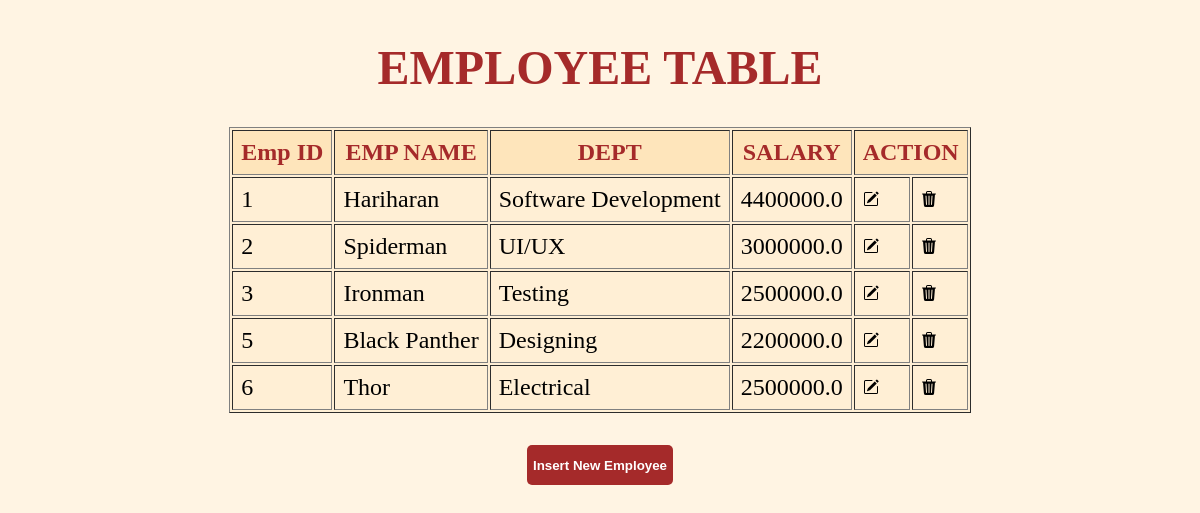
The app's page /, older data.
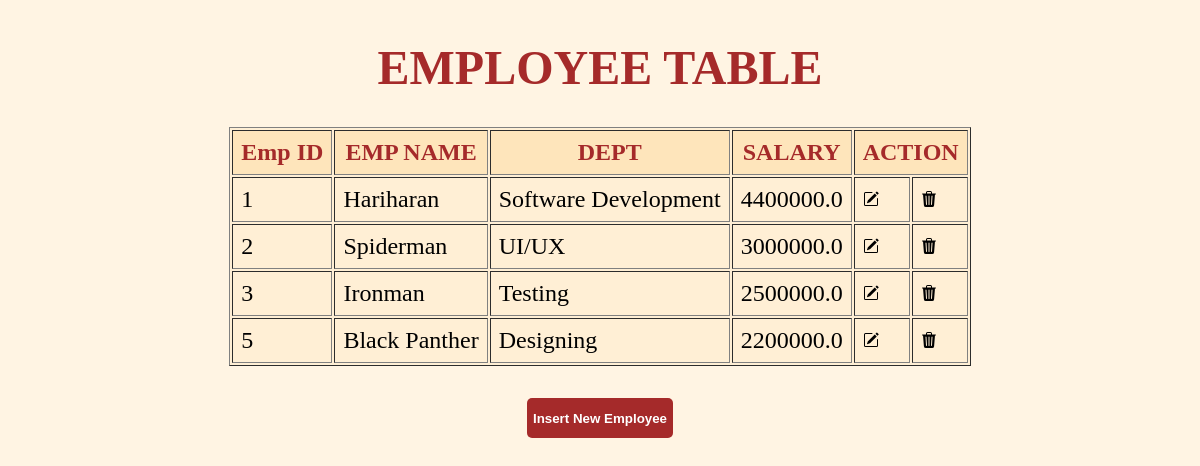
The same page, newer data.
### App1/models.py (models this page shows)
class Employee(models.Model):
    empid = models.IntegerField()
    empname = models.CharField(max_length=20)
    dept = models.CharField(max_length=20)
    salary = models.FloatField()

### App1/views.py (the view)
# urls.py: path('',views.employee,name='listemp'),
def employee(request):
    emp=Employee.objects.all()
    return render(request,'Employee.html',{'employees':emp})

### App1/templates/Employee.html (shortened to what this page needs)
<!DOCTYPE html>
<html lang="en">
<head>
    {% load static %}
</head>
<body>
    <h1>EMPLOYEE TABLE</h1>
    <table border="1">
        <tr>
            <th>Emp ID</th>
            <th>EMP NAME</th>
            <th>DEPT</th>
            <th>SALARY</th>
            <th colspan="2">ACTION</th>
        </tr>
        {% for employee in employees %}
        <tr>
        <td>{{employee.empid}}</td>
        <td>{{employee.empname}}</td>
        <td>{{employee.dept}}</td>
        <td>{{employee.salary}}</td>
        <td><a href="edit/{{employee.id}}"><img src="{% static 'images/pencil-square.svg'%}" alt=""></a></td>
        <td><a href="delete/{{employee.id}}"><img src="{% static 'images/trash3-fill.svg'%}" alt=""></a></td>
        </tr>
        {% endfor %}
    </table>
    <form action="{% url 'insert'%}" method="get">
        <button type="submit">Insert New Employee</button>
    </form>
</body>
</html>

### App1/templates/Employee.html (style rules this page uses)
body { display: flex; flex-direction: column; align-items: center; justify-content: space-between; background-color: hsla(37, 100%, 92%, 0.668); font-size: 1.5rem; }
table { background-color: papayawhip; }
th { background-color: rgb(254, 229, 187); }
td,th { padding: .5rem; }
h1,th { color: brown; }
button { background-color: brown; color: white; height: 2.5rem; margin: 2rem; border-radius: 5px; cursor:pointer; border: none; font-weight: bold; }

Row changes from the older to the newer data that the page shows:
removed Employee: empid "6", empname "Thor", dept "Electrical", salary "2500000.0"
